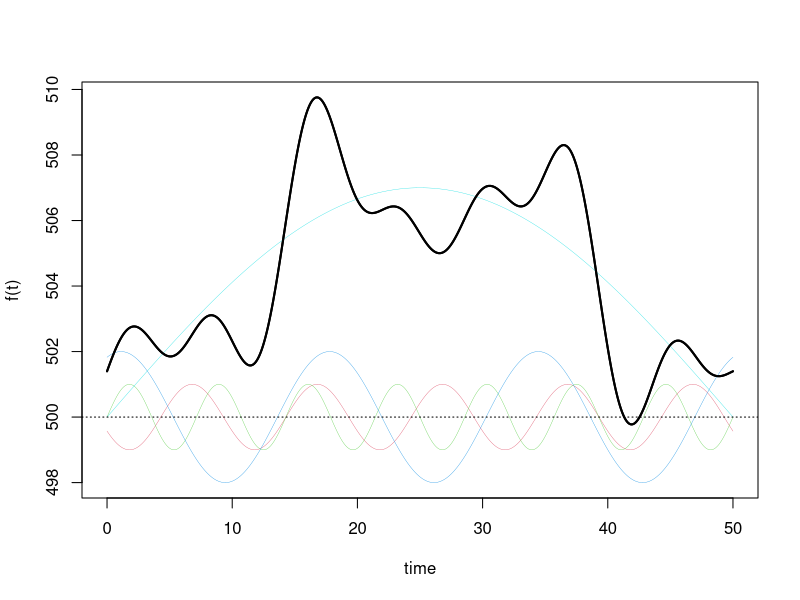
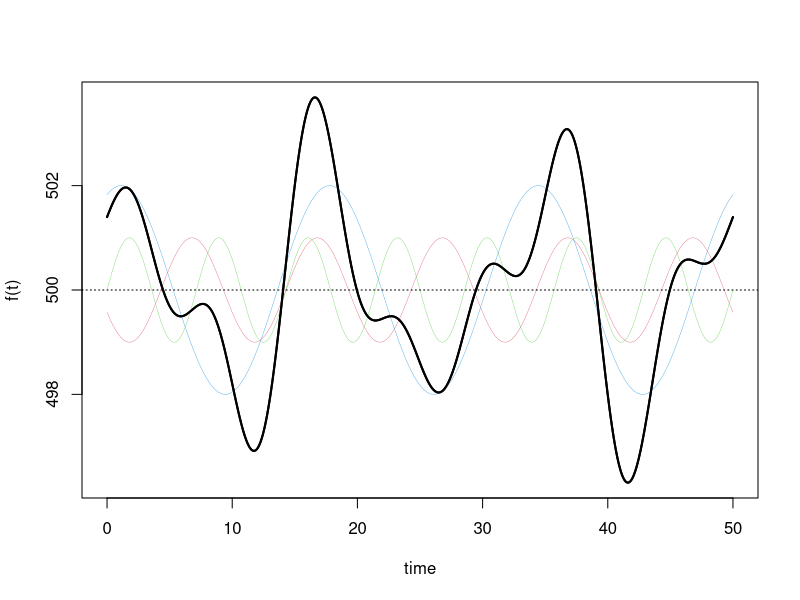

Recreate these plots in R, in order.
## ---- chunk 1
f <- function(t, w, cs, cf, cd) { 
  ft <- dc.component + sum( cs * sin(cf*w*t + cd));
  return(ft);
}
## ---- chunk 2
# Here is a rewrite of the initial code, which might give a bit more information
# and allow you to see the component frequencies underlying the whole curve
acq.freq <- 100                    # data acquisition frequency (Hz)
time     <- 50                      # measuring time interval (seconds)
ts       <- seq(0,time,1/acq.freq) # vector of sampling time-points (s) 
f.0      <- 1/time                 # fundamental frequency (Hz)

dc.component       <- 500
component.freqs    <- c(5,7,3)          # frequency of signal components (Hz)
component.delay    <- c(35,0,20)          # delay of signal components (radians)
component.strength <- c(2.5,2.5,5.75)  # strength of signal components

f <- function(t, w, cs, cf, cd) { 
  ft <- dc.component + sum( cs * sin(cf*w*t + cd));
  return(ft);
}

# Before, this was using a trick in R that allowed the author to define the
# function from within 'sapply'. I'm not a fan of this, nor do I think that
# The use of sapply is terribly instructive. I've recoded to show how the
# function 'f' itself is passed to the function below and used inside 'lapply',
# Which essentially applies the function to all elements in ts and makes a list
plot.fourier <- function(f_function, f.0, ts, cs, cf, cd) {
  w <- 2*pi*f.0
  traj_list    <- lapply(ts, f_function, w = w, cs = cs, cf = cf, cd = cd);
  trajectory   <- unlist(x = traj_list);
  minval       <- min(trajectory);
  maxval       <- max(trajectory);
  trajectory_c <- NULL; # For the components
  for(i in 1:length(cf)){
    traj_list         <- lapply(ts, f, w = w, cs = cs[i], cf = cf[i], 
                                cd = cd[i]);
    trajectory_c[[i]] <- unlist(x = traj_list);
    # Don't worry about these maxval and minval lines line -- just to help plot
    if(minval > min(trajectory_c[[i]])){
      minval <- min(trajectory_c[[i]])
    }
    if(maxval < max(trajectory_c[[i]])){
      maxval <- max(trajectory_c[[i]])
    }
  }
  plot(x = ts, y = trajectory, type="l", xlab = "time", ylab = "f(t)", lwd = 2,
       ylim = c(minval, maxval));
  for(i in 1:length(cf)){
    points(x = ts, y = trajectory_c[[i]], type = "l", lwd = 0.35, col = i + 1);  
  }
  points(x = ts, y = trajectory, type="l", lwd = 2); # put to foreground
  abline(h = 500,lty = 3);
}

# Maybe we don't want it to come down so hard though? Reducing the other amps

new_freqs    <- c(5, 7, 3, 0.5)        # frequency of signal components (Hz)
new_delay    <- c(35, 0, 20, 0)       # delay of signal components (radians)
new_strength <- c(1, 1, 2, 7)  # strength of signal components

plot.fourier(f = f, f.0 = f.0, ts = ts, cs = new_strength, cf = new_freqs, 
             cd = new_delay);



# only 3 sine waves
new_freqs    <- c(5, 7, 3)        # frequency of signal components (Hz)
new_delay    <- c(35, 0, 20)       # delay of signal components (radians)
new_strength <- c(1, 1, 2)  # strength of signal components

plot.fourier(f = f, f.0 = f.0, ts = ts, cs = new_strength, cf = new_freqs, 
             cd = new_delay)
